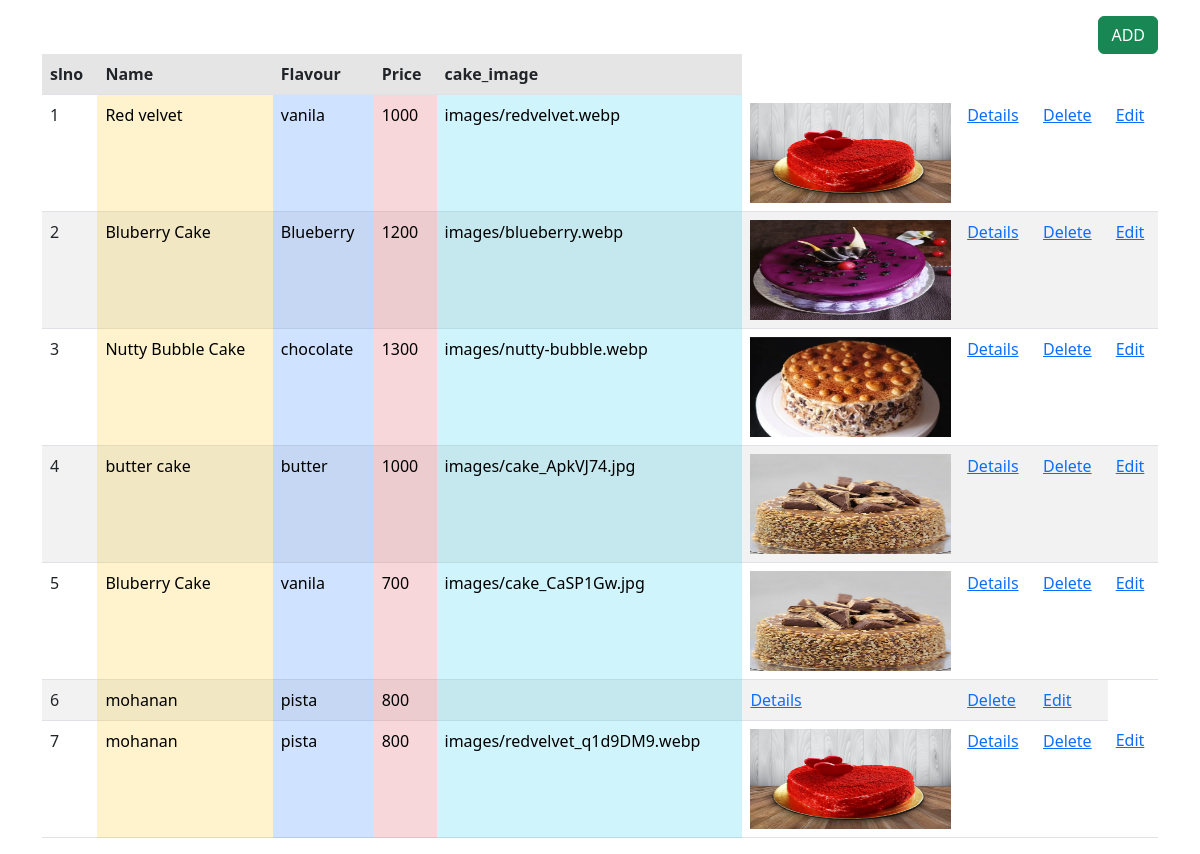
Screenshot of /cakess/all/ with the database file from the repository.
### myapp/models.py (models this page shows, shortened)
class Cake(models.Model):
    name=models.CharField(max_length=200)
    flavour=models.CharField(max_length=300)
    prize=models.PositiveIntegerField()
    shape=models.CharField(max_length=200)
    description=models.CharField(max_length=500)
    number=models.CharField(max_length=200,unique=True)
    weight=models.CharField(max_length=200)
    cake_image=models.ImageField(upload_to="images",null=True,blank=True)

### myapp/views.py (the view)
# urls.py: path('cakess/all/',views.CakeListView.as_view(),name='cake-list'),
class CakeListView(View):
    def get(self,request,*args,**kwargs):
        qs=Cake.objects.all()
        return render(request,"cake-list.html",{"cakes":qs})

### myapp/templates/cake-list.html (shortened to what this page needs)
<!DOCTYPE html>
<html lang="en">
<head>
    <link href="https://cdn.jsdelivr.net/npm/bootstrap@5.3.0-alpha1/dist/css/bootstrap.min.css" rel="stylesheet">
</head>
<body>
    <div class="container mt-3">
        <div class="d-flex justify-content-end">
            <a href="{% url 'cake-add' %}" class="btn btn-success">ADD</a>
        </div>
        <table class="table table-striped">
            <tr class="table-active">
                <th>slno</th>
                <th>Name</th>
                <th>Flavour</th>
                <th>Price</th>
                <th>cake_image</th>
            </tr>
            {%for cake in cakes%}
                <tr>
                    <td>{{forloop.counter}}</td>
                    <td class="table-warning">{{cake.name}}</td>
                    <td class="table-primary">{{cake.flavour}}</td>
                    <td class="table-danger">{{cake.prize}}</td>
                    <td class="table-info">{{cake.cake_image}}</td>
                    {% if cake.cake_image %}
                        <td>
                            <img src="{{cake.cake_image.url}}" alt="" width="100%" height="100px">
                        </td>
                   {% endif %}
                    <td>
                        <a href="{% url 'cake-details' cake.id %}">Details</a>
                    </td>
                    <td>
                        <a href="{% url 'cake-delete' cake.id %}">Delete</a>
                    </td>
                    <td>
                        <a href="{% url 'cake-edit' cake.id %}">Edit</a>
                    </td>
                </tr>
           {%endfor%}
        </table>
    </div>
</body>
</html>

### rows the page displays
Cake: name "Red velvet", flavour "vanila", prize "1000", cake_image "images/redvelvet.webp", cake_image (picture)
Cake: name "Bluberry Cake", flavour "Blueberry", prize "1200", cake_image "images/blueberry.webp", cake_image (picture)
Cake: name "Nutty Bubble Cake", flavour "chocolate", prize "1300", cake_image "images/nutty-bubble.webp", cake_image (picture)
Cake: name "butter cake", flavour "butter", prize "1000", cake_image "images/cake_ApkVJ74.jpg", cake_image (picture)
Cake: name "Bluberry Cake", flavour "vanila", prize "700", cake_image "images/cake_CaSP1Gw.jpg", cake_image (picture)
Cake: name "mohanan", flavour "pista", prize "800"
Cake: name "mohanan", flavour "pista", prize "800", cake_image "images/redvelvet_q1d9DM9.webp", cake_image (picture)
